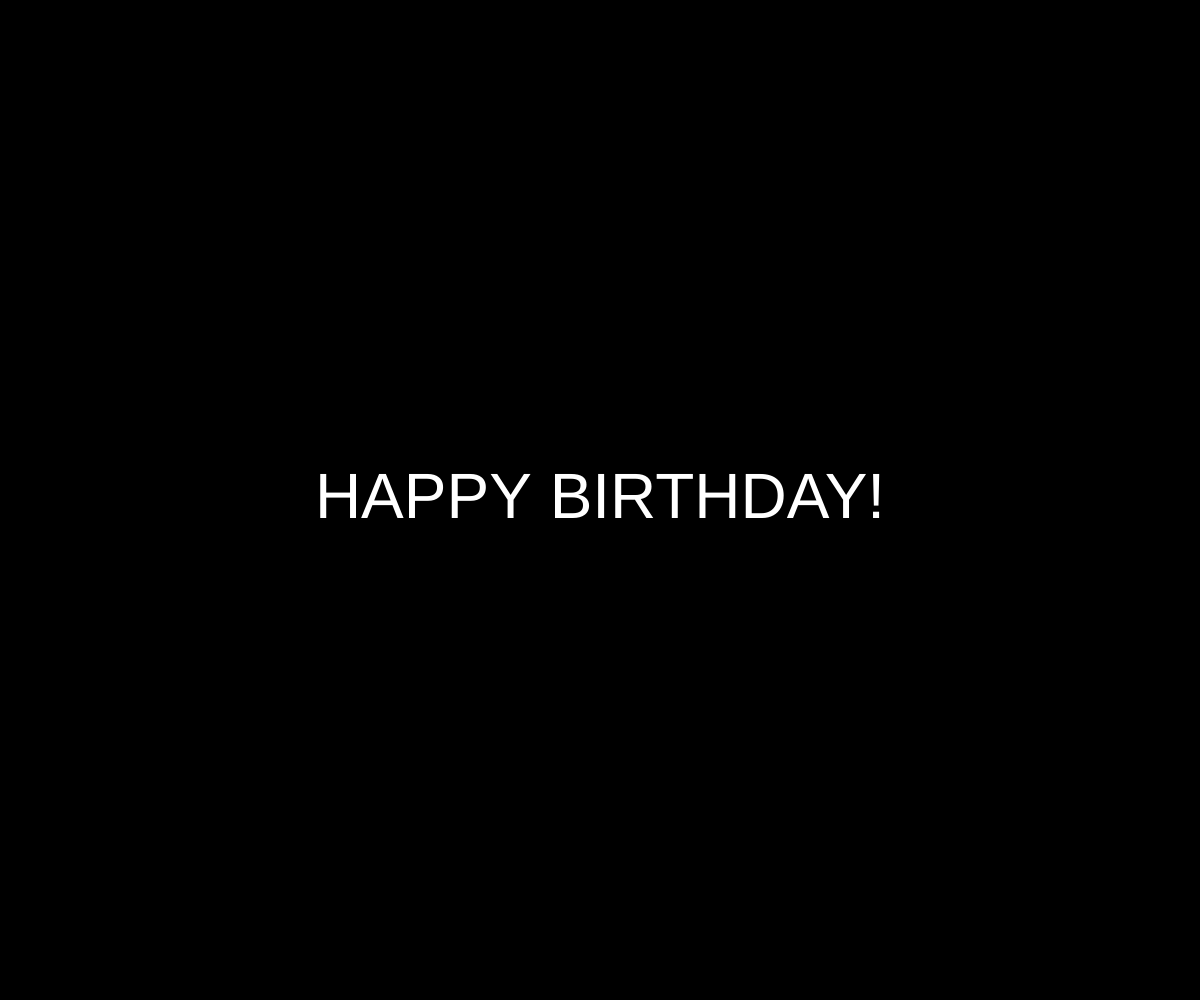
Frame 1 (no input)
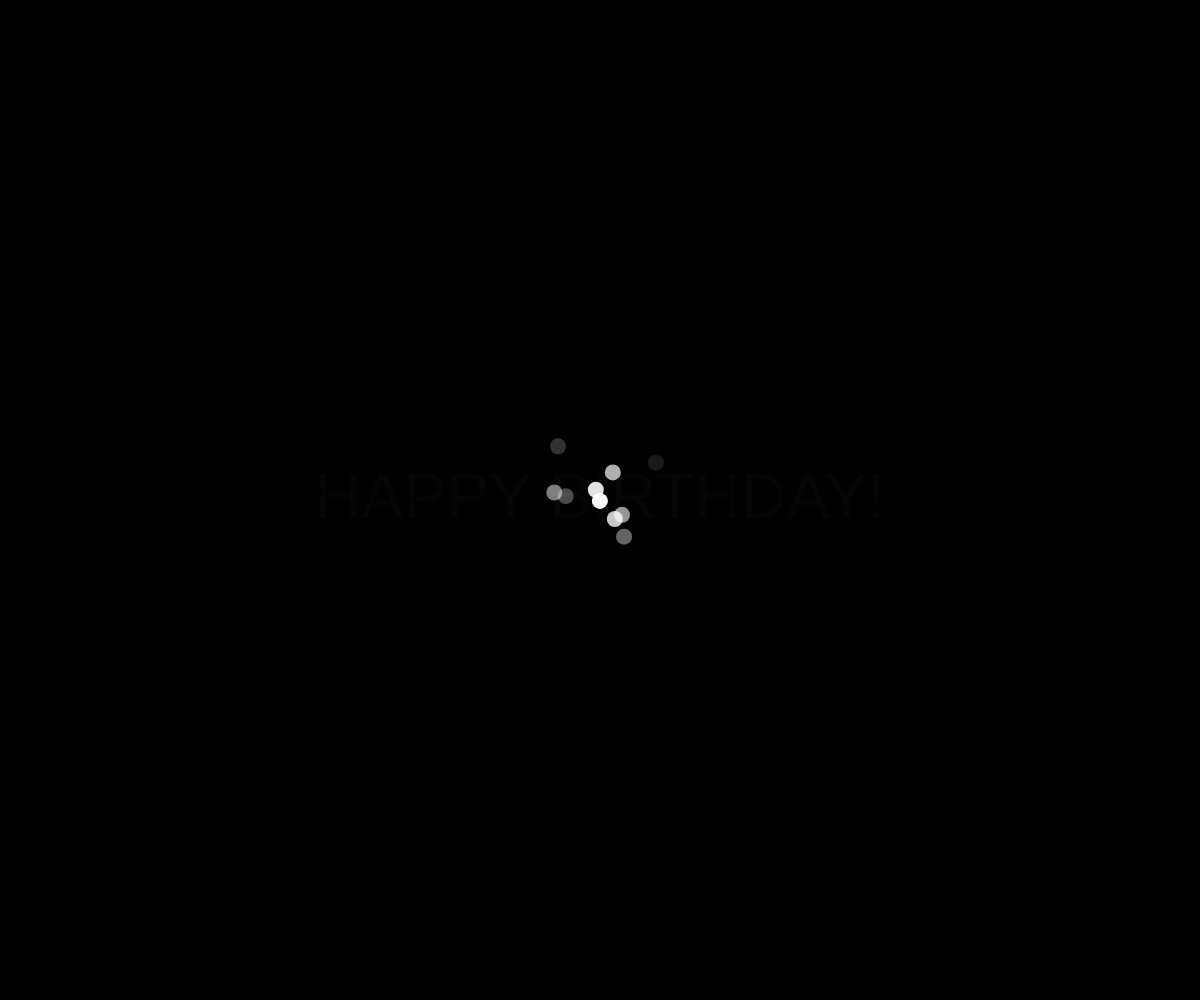
Frame 60 (no input)
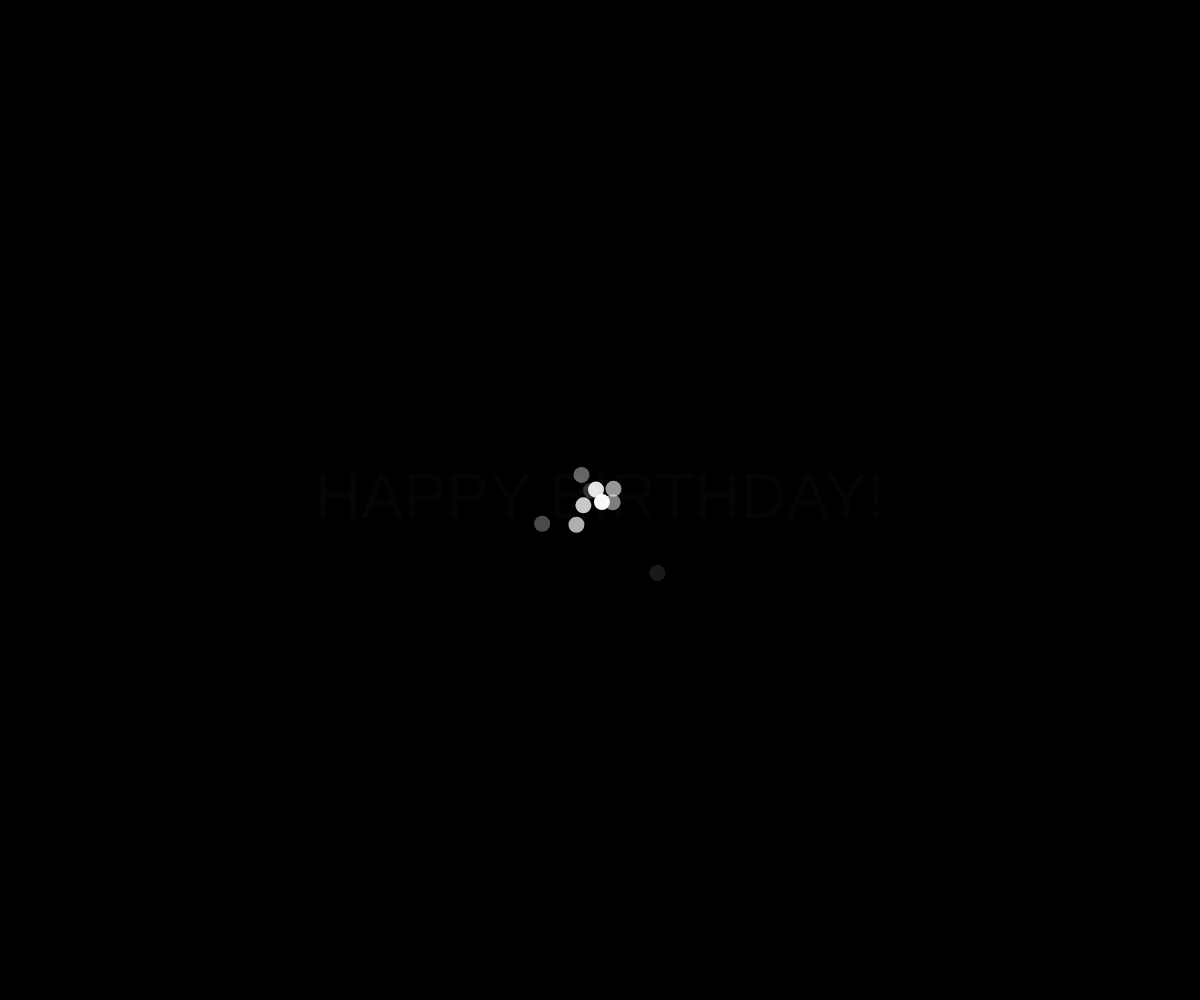
Frame 120 (the mouse pressed at the canvas centre since frame 60)

The p5.js sketch that drew these frames (run headless with seeded random() and noise() and a simulated clock; from frame 60 on, the mouse is pressed at the canvas centre):

// p5.js sketch
// ── sketch.js
let sentences = [
    "HAPPY BIRTHDAY!",
    "CHÚC MỪNG SINH NHẬT!",
    "お誕生日おめでとう!",
    "JOYEUX ANNIVERSAIRE!",
    "FELIZ CUMPLEAÑOS!",
    "Happy Birthday Madlala Princess!"
];

let sentenceIndex = 0;
let particles = [];

function setup() {
    createCanvas(windowWidth, windowHeight);
    textAlign(CENTER, CENTER);
    textSize(64);
    fill(255);
}

function draw() {
    background(0);
    
    let sentence = sentences[sentenceIndex];
    text(sentence, width / 2, height / 2);

    // Create particles
    if (frameCount % 5 === 0) {
        particles.push(new Particle(width / 2, height / 2));
    }

    // Update and display particles
    for (let i = particles.length - 1; i >= 0; i--) {
        particles[i].update();
        particles[i].show();
        if (particles[i].finished()) {
            particles.splice(i, 1);
        }
    }

    // Change sentence
    if (frameCount % 180 === 0) {  // Change every 3 seconds
        sentenceIndex = (sentenceIndex + 1) % sentences.length;
    }
}

class Particle {
    constructor(x, y) {
        this.x = x;
        this.y = y;
        this.vx = random(-2, 2);
        this.vy = random(-2, 2);
        this.alpha = 255;
    }

    finished() {
        return this.alpha < 0;
    }

    update() {
        this.x += this.vx;
        this.y += this.vy;
        this.alpha -= 5;
    }

    show() {
        noStroke();
        fill(255, this.alpha);
        ellipse(this.x, this.y, 16);
    }
}

function windowResized() {
    resizeCanvas(windowWidth, windowHeight);
}
